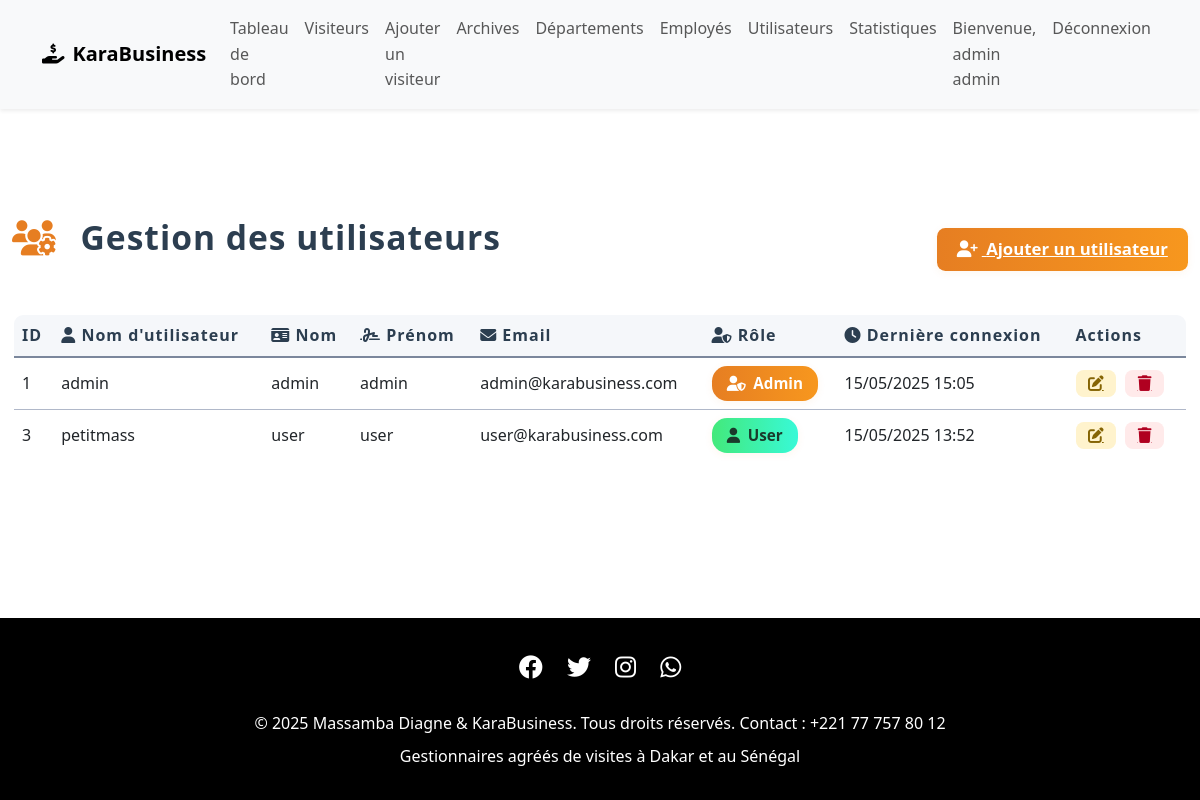
The app's page /views/utilisateurs/liste.php (signed in) with its own data.
### tables this page shows
CREATE TABLE `utilisateurs` (
  `idu` int(11) NOT NULL,
  `username` varchar(50) NOT NULL,
  `password` varchar(255) NOT NULL,
  `nom` varchar(100) NOT NULL,
  `prenom` varchar(100) NOT NULL,
  `email` varchar(100) DEFAULT NULL,
  `role` varchar(20) NOT NULL DEFAULT 'user',
  `lastlogin` datetime DEFAULT NULL
);

### models/utilisateur.php (called while the page is built, shortened)
<?php
class Utilisateur {
    private $db;
    public function __construct($db) {
        $this->db = $db;
    }
    public function getUtilisateurs() {
        $query = "SELECT * FROM utilisateurs ORDER BY nom ASC";
        $stmt = $this->db->prepare($query);
        $stmt->execute();
        return $stmt;
    }
}

### views/utilisateurs/liste.php (the view, shortened to what this page needs)
<?php
require_once '/xampp/htdocs/karabusiness/controllers/utilisateurs.php';
require_once '/xampp/htdocs/karabusiness/models/utilisateur.php';
$database = new Database();
$db = $database->getConnection();
$utilisateurModel = new Utilisateur($db);
$utilisateurs = $utilisateurModel->getUtilisateurs();
include '/xampp/htdocs/karabusiness/includes/header.php';
?>
<link rel="stylesheet" href="https://cdnjs.cloudflare.com/ajax/libs/font-awesome/6.4.0/css/all.min.css">
<div class="container py-4">
    <div class="d-flex justify-content-between align-items-center mb-4">
        <span class="page-title">
            <i class="fa-solid fa-users-cog"></i>
            Gestion des utilisateurs
        </span>
        <a href="ajouter.php" class="add-btn">
            <i class="fa-solid fa-user-plus me-1"></i> Ajouter un utilisateur
        </a>
    </div>
    <div class="table-responsive">
        <table class="table table-users align-middle mb-0">
            <thead>
                <tr>
                    <th>ID</th>
                    <th><i class="fa-solid fa-user"></i> Nom d'utilisateur</th>
                    <th><i class="fa-solid fa-id-card"></i> Nom</th>
                    <th><i class="fa-solid fa-signature"></i> Prénom</th>
                    <th><i class="fa-solid fa-envelope"></i> Email</th>
                    <th><i class="fa-solid fa-user-shield"></i> Rôle</th>
                    <th><i class="fa-solid fa-clock"></i> Dernière connexion</th>
                    <th>Actions</th>
                </tr>
            </thead>
            <tbody>
                <?php foreach ($utilisateurs as $utilisateur): ?>
                <tr>
                    <td><?= $utilisateur['idu'] ?></td>
                    <td><?= htmlspecialchars($utilisateur['username']) ?></td>
                    <td><?= htmlspecialchars($utilisateur['nom']) ?></td>
                    <td><?= htmlspecialchars($utilisateur['prenom']) ?></td>
                    <td><?= htmlspecialchars($utilisateur['email']) ?></td>
                    <td>
                        <?php
                            $role = strtolower($utilisateur['role']);
                            $badgeClass = 'role-user';
                            $icon = 'fa-user';
                            if ($role === 'admin') { $badgeClass = 'role-admin'; $icon = 'fa-user-shield'; }
                            elseif ($role === 'guest') { $badgeClass = 'role-guest'; $icon = 'fa-user-secret'; }
                        ?>
                        <span class="role-badge <?= $badgeClass ?>">
                            <i class="fa-solid <?= $icon ?>"></i> <?= ucfirst($utilisateur['role']) ?>
                        </span>
                    </td>
                    <td><?= $utilisateur['lastlogin'] ? date('d/m/Y H:i', strtotime($utilisateur['lastlogin'])) : 'Jamais' ?></td>
                    <td>
                        <a href="modifier.php?id=<?= $utilisateur['idu'] ?>" class="btn-action edit" title="Modifier">
                            <i class="fa-solid fa-pen-to-square"></i>
                        </a>
                        <a href="/karabusiness/controllers/utilisateurs.php?action=supprimer&id=<?= $utilisateur['idu'] ?>"
                           class="btn-action delete"
                           title="Supprimer"
                           onclick="return confirm('Êtes-vous sûr de vouloir supprimer cet utilisateur ?')">
                            <i class="fa-solid fa-trash"></i>
                        </a>
                    </td>
                </tr>
                <?php endforeach; ?>
            </tbody>
        </table>
    </div>
</div>
<?php include '/xampp/htdocs/karabusiness/includes/footer.php'; ?>

### includes/header.php (style rules this page uses)
body { font-family: 'Segoe UI', Tahoma, Geneva, Verdana, sans-serif; background: #f8f9fa; }

### views/utilisateurs/liste.php (style rules this page uses)
.page-title { font-size: 2.1rem; font-weight: bold; letter-spacing: 1px; color: #2c3e50; margin-bottom: 1.5rem; display: flex; align-items: center; gap: 0.7em; }
.page-title .fa-users-cog { color: #e67e22; font-size: 2.2rem; }
.table-users { border: 2px solid #b0b8c9; border-radius: 0.7rem; overflow: hidden; background: #fff; margin-bottom: 2rem; }
.table-users th, .table-users td { border-bottom: 1.5px solid #b0b8c9 !important; vertical-align: middle !important; }
.table-users thead th { background: #f5f7fa; border-bottom: 2px solid #7b879c !important; color: #2c3e50; font-size: 1rem; letter-spacing: 1px; }
.role-badge { padding: 0.35em 1em; border-radius: 1em; font-weight: 600; font-size: 0.95rem; display: inline-flex; align-items: center; gap: 0.5em; box-shadow: 0 2px 8px 0 rgba(230,126,34,0.07); }
.role-admin { background: linear-gradient(90deg, #e67e22 0%, #f7971e 100%); color: #fff; }
.role-user { background: linear-gradient(90deg, #43e97b 0%, #38f9d7 100%); color: #1a3a2b; }
.btn-action { border: none; border-radius: 0.5em; padding: 0.35em 0.8em; font-size: 0.98rem; font-weight: 500; margin-right: 0.3em; transition: background 0.2s, color 0.2s; display: inline-flex; align-items: center; gap: 0.4em; }
.btn-action.edit { background: #fff3cd; color: #856404; }
.btn-action.delete { background: #ffeaea; color: #b00020; }
.add-btn { background: linear-gradient(90deg, #e67e22 0%, #f7971e 100%); color: #fff; border: none; border-radius: 0.5em; padding: 0.5em 1.2em; font-size: 1.05rem; font-weight: 600; box-shadow: 0 2px 8px 0 rgba(230,126,34,0.07); transition: background 0.2s; }

### includes/footer.php (style rules this page uses)
:root { --primary-color:rgb(0, 0, 0); --secondary-color: #e74c3c; --accent-color: #f39c12; --light-bg: #f8f9fa; }
html, body { height: 100%; }
body { min-height: 100vh; display: flex; flex-direction: column; }
body { font-family: 'Segoe UI', Tahoma, Geneva, Verdana, sans-serif; line-height: 1.6; color: #333; }

### records on screen
utilisateurs: idu "1", username "admin", nom "admin", prenom "admin", email "admin@karabusiness.com", role "Admin", lastlogin "15/05/2025 15:05"
utilisateurs: idu "3", username "petitmass", nom "user", prenom "user", email "user@karabusiness.com", role "User", lastlogin "15/05/2025 13:52"

### other values on screen
$_SESSION['user_prenom'] "admin"
$_SESSION['user_nom'] "admin"
